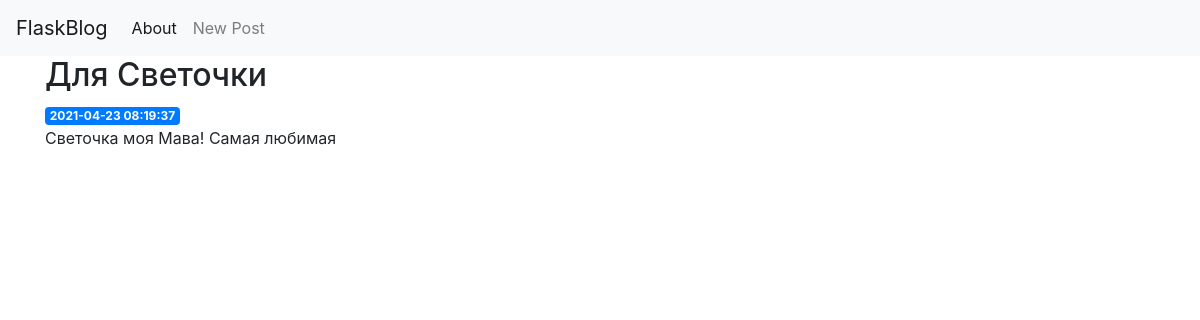
Before: /3 with the older database file.
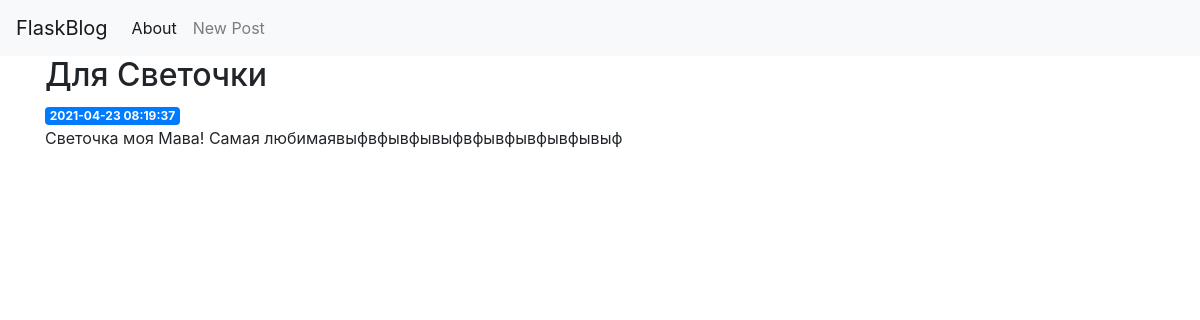
After: the same page with the newer database file.
### tables this page shows
CREATE TABLE posts (
    id INTEGER PRIMARY KEY AUTOINCREMENT,
    created TIMESTAMP NOT NULL DEFAULT CURRENT_TIMESTAMP,
    title TEXT NOT NULL,
    content TEXT NOT NULL
);

### app.py (the view)
@app.route('/<int:post_id>')
def post(post_id):
    print(123213)
    post = get_post(post_id)
    return render_template('post.html', post=post)

### app.py (called while the page is built)
def get_db_connection():
    conn = sqlite3.connect('database.db')
    conn.row_factory = sqlite3.Row
    return conn

def get_post(post_id):
    conn = get_db_connection()
    post = conn.execute('SELECT * FROM posts WHERE id = ?',
                        (post_id, )).fetchone()
    conn.close()
    if post is None:
        print('аборт грех')
        abort(404)
    return post

### templates/post.html
{% extends 'base.html' %}
{% block content %}
    <h2>{% block title %} {{ post['title'] }} {% endblock %}</h2>
    <span class="badge badge-primary">{{ post['created'] }}</span>
    <p>{{ post['content'] }}</p>
{% endblock %}

Changed rows visible on the page:
changed posts "Для Светочки": content "Светочка моя Мава! Самая любимая" → "Светочка моя Мава! Самая любимаявыфвфывфывыфвфывфывфывфывыф"
